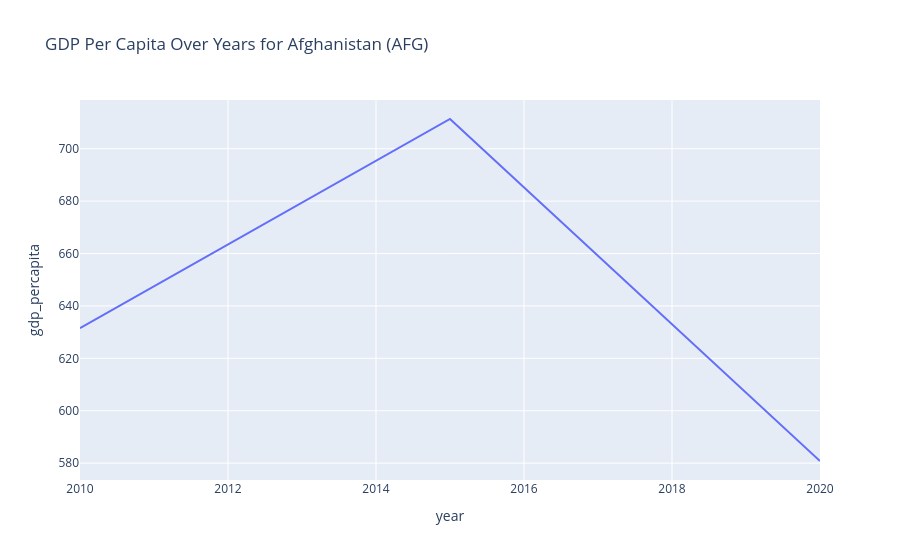

Notebook source saved alongside this figure:
### Markdown cell above
------------------------------------------------------------------------

# Module 5: Interactive Data Visualization with Plotly

## Walkthrough #6: Interactive Charts and Dashboards with Plotly

### Basic interactive chart

### Code cell
# Filter data for a specific country
afg_data = economies[economies['code'] == 'AFG']

# Create an interactive line chart
fig = px.line(afg_data, x='year', y='gdp_percapita', 
              title='GDP Per Capita Over Years for Afghanistan (AFG)')
fig.show()

### Figure 1 — Plotly figure (JSON) as saved in the notebook; plotly's stock layout.template omitted (floating-point values rounded to 4 significant figures)
{"data": [{"hovertemplate": "year=%{x}<br>gdp_percapita=%{y}<extra></extra>", "legendgroup": "", "line": {"color": "#636efa", "dash": "solid"}, "marker": {"symbol": "circle"}, "mode": "lines", "name": "", "orientation": "v", "showlegend": false, "type": "scatter", "x": [2010, 2015, 2020], "xaxis": "x", "y": [631.5, 711.3, 580.8], "yaxis": "y"}], "layout": {"legend": {"tracegroupgap": 0}, "title": {"text": "GDP Per Capita Over Years for Afghanistan (AFG)"}, "xaxis": {"anchor": "y", "domain": [0, 1], "title": {"text": "year"}}, "yaxis": {"anchor": "x", "domain": [0, 1], "title": {"text": "gdp_percapita"}}}}
